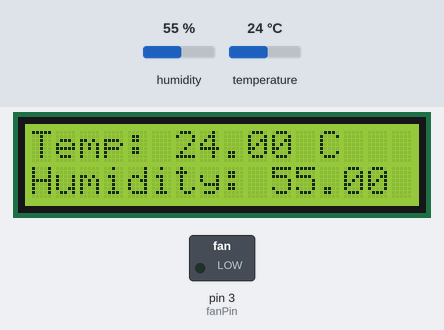
This sketch was run on a simulated Arduino Uno, built with avr-gcc and run on an emulated ATmega328P. On the bench: 16×2 character LCD, switched loads named in the sketch (green lamp = pin HIGH). The inputs (shaded band) are chosen by the test bench; at power-on: temperature 24 °C, humidity 55 %. What the sketch prints to the serial monitor is not drawn.

Above: at 1.2 s.
1.3 s: temperature set to 24.6 °C
At 2.8 s:
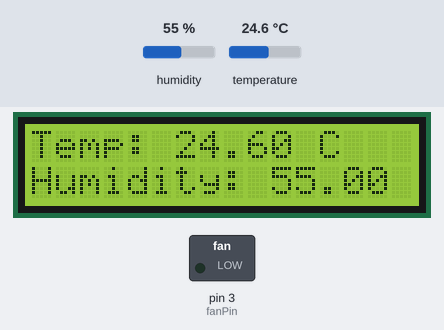
4.0 s: temperature set to 25.8 °C
At 4.6 s:
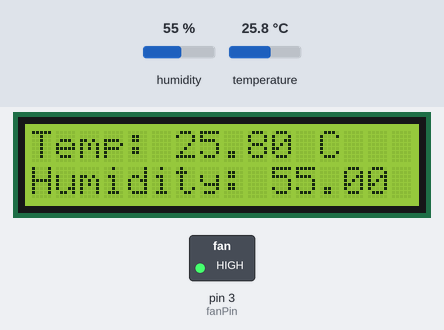
6.7 s: humidity set to 22 %
At 9.3 s:
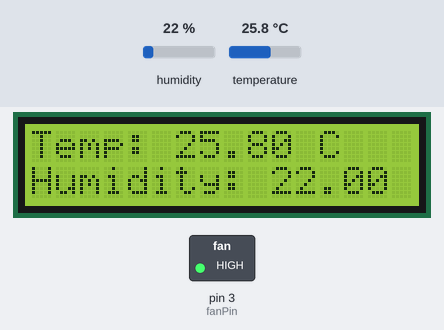
9.7 s: humidity set to 40 %
At 11.1 s:
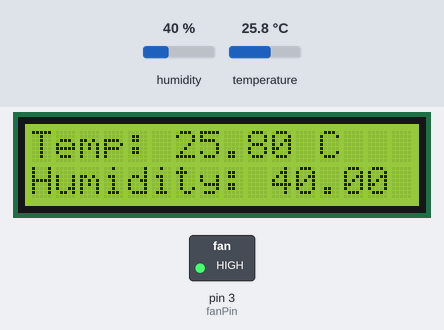
12.4 s: temperature set to 12 °C
At 14.6 s:
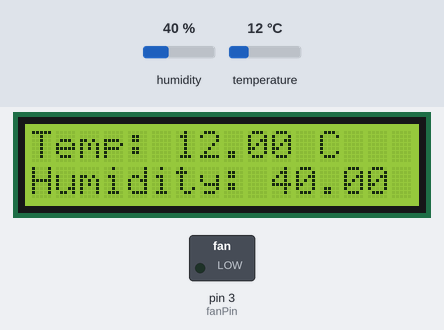
Timing chart, 0 to 16.1 s (numbered marks = the images above; inputs shaded):
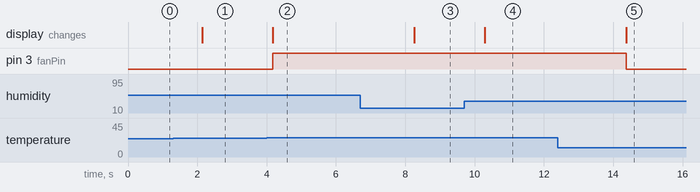

Measured:
- the behaviour switches between 25 and 25.1 °C on temperature (found by bisection; images 1 and 2)
- after the input at 1.3 s, the display: changes after 0.84 s (image 1)
- after the input at 4.0 s, pin 3 (fanPin): LOW → HIGH after 0.18 s; the display: changes after 0.18 s (image 2)
- after the input at 6.7 s, the display: changes after 1.6 s (image 3)
- after the input at 9.7 s, the display: changes after 0.60 s (image 4)
- after the input at 12.4 s, pin 3 (fanPin): HIGH → LOW after 2.0 s; the display: changes after 2.0 s (image 5)

The sketch:

Temperature.ino
```cpp
#include <DHT.h>
#include <LiquidCrystal_I2C.h>

#define DHTPIN 2  // Connect the signal pin of the DHT sensor to digital pin 2
#define DHTTYPE DHT22  // Change this to DHT11 if you are using that sensor
DHT dht(DHTPIN, DHTTYPE);

// LCD Setup
LiquidCrystal_I2C lcd(0x27, 16, 2);  // Change the address (0x27) according to your LCD's address

// Fan control
const int fanPin = 3;

void setup() {
  // Initialize Serial Monitor
  Serial.begin(9600);

  // Initialize DHT Sensor
  dht.begin();

  // Initialize LCD
  lcd.begin(16, 2);

  // Initialize fan pin
  pinMode(fanPin, OUTPUT);
}

void loop() {
  // Read temperature and humidity
  float temperature = dht.readTemperature();
  float humidity = dht.readHumidity();

  // Display temperature and humidity on LCD
  lcd.clear();
  lcd.setCursor(0, 0);
  lcd.print("Temp: ");
  lcd.print(temperature);
  lcd.print(" C");

  lcd.setCursor(0, 1);
  lcd.print("Humidity: ");
  lcd.print(humidity);
  lcd.print(" %");

  // Control fan based on temperature
  if (temperature > 25.0) {
    digitalWrite(fanPin, HIGH);  // Turn on the fan
  } else {
    digitalWrite(fanPin, LOW);  // Turn off the fan
  }

  // Print temperature and humidity to Serial Monitor
  Serial.print("Temperature: ");
  Serial.print(temperature);
  Serial.print(" C, Humidity: ");
  Serial.print(humidity);
  Serial.println(" %");

  delay(2000);  // Delay for 2 seconds
}
```
